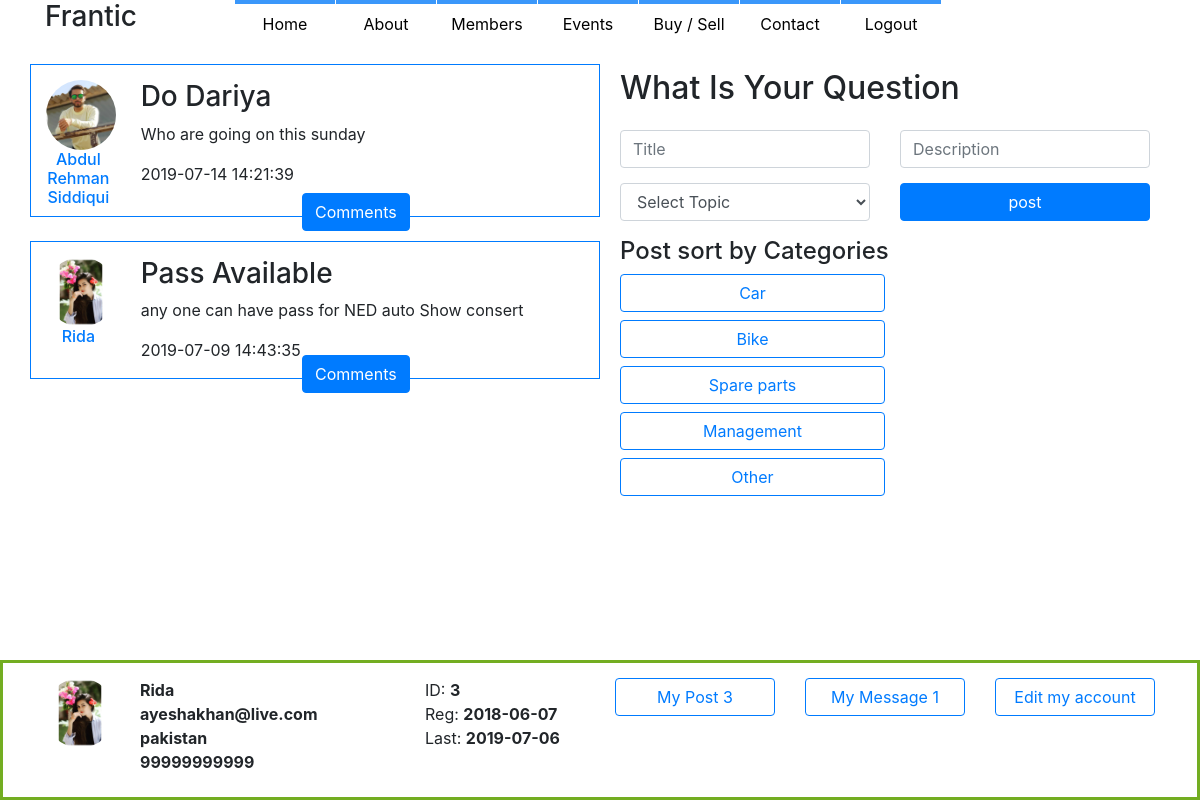
The app's page /topic.php?topic=1 (signed in) with its own data.
### tables this page shows
CREATE TABLE `users` (
  `user_id` int(11) NOT NULL,
  `user_name` varchar(50) NOT NULL,
  `user_pass` varchar(50) NOT NULL,
  `user_email` varchar(50) NOT NULL,
  `user_country` varchar(50) NOT NULL,
  `user_gender` varchar(10) NOT NULL,
  `user_des` text NOT NULL,
  `user_birth` date NOT NULL,
  `user_mobile` text NOT NULL,
  `user_image` text NOT NULL,
  `cover` text NOT NULL,
  `registor_date` date NOT NULL,
  `last_login` date NOT NULL,
  `status` text NOT NULL,
  `ver_code` int(100) NOT NULL,
  `posts` text NOT NULL
);

CREATE TABLE `posts` (
  `post_id` int(11) NOT NULL,
  `user_id` int(11) NOT NULL,
  `user_title` text NOT NULL,
  `user_msg` text NOT NULL,
  `user_topic` text NOT NULL,
  `post_date` timestamp NOT NULL DEFAULT CURRENT_TIMESTAMP ON UPDATE CURRENT_TIMESTAMP
);

CREATE TABLE `topicss` (
  `topic_id` int(11) NOT NULL,
  `topic_title` text NOT NULL
);

### topic.php (the view, shortened to what this page needs)
<?php
include("functions/functions.php");
if(!isset($_SESSION['user_email'])){
	header("location: index.php");
}
else {
include("template/header.php");
include("template/footer.php");
?>
<div class="container">
    <div class="row">
        <div class="col-lg-6 padding">
               <?php get_Cats();?>
        </div>
        <div class="col-lg-6 padding">
            <div class="sticky">
                <h2>What Is Your Question</h2>
				<form action="home.php?id=<?php echo $user_id;?>" method="post">
					<div class="row">
						<div class="col-lg-6 paddingtop">
							<input type="text" class="form-control" name="u_title" placeholder="Title" required="required">
						</div>
						<div class="col-lg-6 paddingtop">
							<input type="text" class="form-control" name="u_msg" placeholder="Description" />
						</div>
					</div>
					<div class="row">
						<div class="col-lg-6 paddingtop">
						<select class="form-control" name="u_topic">
							<option>Select Topic</option>
						</select>
						</div>
						<div class="col-lg-6 paddingtop">
							<button name="posted" class="btn btn-primary btn-block">post</button>
						</div>
					</div>
				</form>
                <h4>Post sort by Categories</h4>
                <?php
                $get_topicss = "select * from topicss";
                $run_topicss = mysqli_query($con,$get_topicss);
                while($row=mysqli_fetch_array($run_topicss)){
                $topic_id = $row['topic_id'];
                $topic_title = $row['topic_title'];
                echo "<a class='btn btn-outline-primary btn-block col-md-6' href='topic.php?topic=$topic_id'>$topic_title</a>";
                }
                ?>
            </div>
        </div>
    </div>
</div>
<?php
}
?>

### template/footer.php (shortened to what this page needs)
  <div class="fixed d-none d-lg-block">
      <div class="container">
          <div class="row paddingtop">
	<?php
$user = $_SESSION['user_email'];
$get_user = "select *from users where user_email='$user'";
$run_user = mysqli_query($con,$get_user);
$row = mysqli_fetch_array($run_user);
$user_id = $row['user_id'];
$username = $row['user_name'];
$user_image = $row['user_image'];
$user_email = $row['user_email'];
$user_country = $row['user_country'];
$mobile = $row['user_mobile'];
$registor_date = $row['registor_date'];
$last_login = $row['last_login'];
$get_posts = "select * from posts where user_id='$user_id'";
$run_posts = mysqli_query($con,$get_posts);
$posts = mysqli_num_rows($run_posts);
$get_msgs = "select * from inbox where user_id='$user_id' || sender_id='$user_id'";
$run_msgs = mysqli_query($con,$get_msgs);
$msgs = mysqli_num_rows($run_msgs);
echo "
              <div class='col-lg-1'>
			<img class='rounded-circle' src='user/user_images/$user_image' width='70' height='70'>
              </div>
              <div class='col-lg-3'>
                  <strong>$username</strong><br>
                  <strong>$user_email	</strong><br>
                  <strong>$user_country</strong><br>
                  <strong>$mobile</strong>
              </div>
              <div class='col-lg-2'>
                  ID: <strong>$user_id	</strong><br>
                  Reg: <strong>$registor_date</strong><br>
                  Last: <strong>$last_login</strong>
              </div>
              <div class='col-lg-2'>
                  <a class='btn btn-outline-primary btn-block' href='my_posts.php?u_id=$user_id'>My Post $posts</a>
              </div>
              <div class='col-lg-2'>
                  <a class='btn btn-outline-primary btn-block' href='inbox.php?user_id=$user_id'>My Message $msgs</a>
              </div>
              <div class='col-lg-2'>
                  <a class='btn btn-outline-primary btn-block' href='edit_profile.php?u_id=$user_id'>Edit my account</a>
              </div>
	";
?>
          </div>
      </div>
  </div>

### functions/functions.php (shortened to what this page needs)
<?php
	$con = mysqli_connect("localhost","root","","abdul_network") or die("Connection was not established");
	function get_Cats(){
	global $con;
	if(isset($_GET['topic'])){
	$topic_id = $_GET['topic'];
	}
	$get_posts = "select *from posts where user_topic='$topic_id' ORDER by 1 DESC";
	$run_posts = mysqli_query($con,$get_posts);
	while($row_posts=mysqli_fetch_array($run_posts)){
		$post_id = $row_posts['post_id'];
		$user_id  = $row_posts['user_id'];
		$user_title  = $row_posts['user_title'];
		$user_msg  = $row_posts['user_msg'];
		$post_date  = $row_posts['post_date'];
		$user = "select * from users where user_id='$user_id' AND posts='yes'";
		$run_user = mysqli_query($con,$user);
		$row_user = mysqli_fetch_array($run_user);
		$user_name = $row_user['user_name'];
		$user_image = $row_user['user_image'];
		echo"
			<div class='row border border-primary paddingtop'>
				<div class='col-md-2 text-center '>
					<img class='rounded-circle' src='user/user_images/$user_image' width='70' height='70'>
					<h6><a href='user_profile.php?u_id=$user_id'>$user_name</a></h6>
				</div>
				<div class='col-md-10'>
					<h3>$user_title</h3>
					<p>$user_msg</p>
					<p>$post_date </p>
					<div style='position: absolute; bottom: -15px; right: 40%;'><a href='single.php?post_id=$post_id' class='btn btn-primary'>Comments</a></div>
				</div>
			</div>
			<br>
		";
	}
	}
	?>

### css/style.css (style rules this page uses)
.fixed { position: fixed; bottom: 0; border: 3px solid #73AD21; width: 100%; background-color:#fff; height:140px; z-index: 90; }
.sticky { position: -webkit-sticky; position: sticky; top: 0; padding: 5px; }
.padding { padding-top:20px; padding-bottom:20px; }
.paddingtop { padding-top:15px; }

### records on screen
users: user_image (picture), user_name "Rida", user_email "ayeshakhan@live.com", user_country "pakistan", user_mobile "99999999999", user_id "3", registor_date "2018-06-07", last_login "2019-07-06"
posts: user.user_image (picture), user.user_name "Abdul Rehman Siddiqui", user_title "Do Dariya", user_msg "Who are going on this sunday", post_date "2019-07-14 14:21:39"
posts: user.user_image (picture), user.user_name "Rida", user_title "Pass Available", user_msg "any one can have pass for NED auto Show consert", post_date "2019-07-09 14:43:35"
topicss: topic_title "Car"
topicss: topic_title "Bike"
topicss: topic_title "Spare parts"
topicss: topic_title "Management"
topicss: topic_title "Other"

### other values on screen
$posts "3"
$msgs "1"
